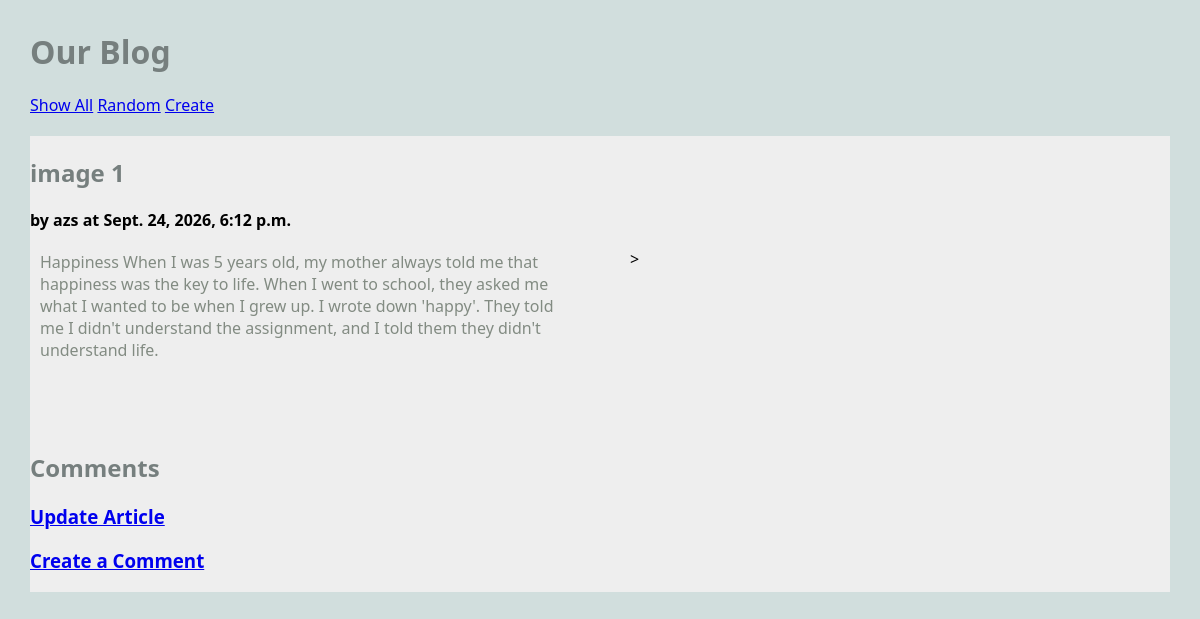
The app's page /blog/article/1, older data.
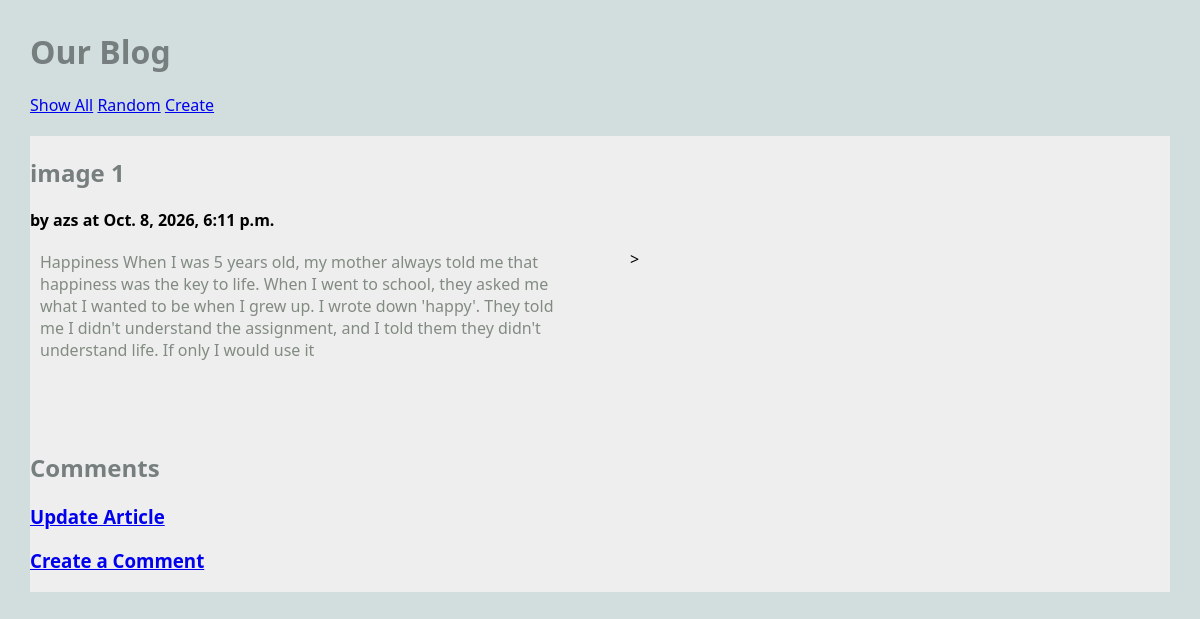
The same page, newer data.
### blog/models.py (models this page shows, shortened)
class Article(models.Model):
    title = models.TextField(blank=False)
    author = models.TextField(blank=False)
    text = models.TextField(blank=False)
    published = models.DateTimeField(auto_now=True)
    image_url = models.URLField(blank=True)
    def get_comments(self):
        comments = Comment.objects.filter(article=self)
        return comments

### blog/views.py (the view)
# urls.py: path('article/<int:pk>', ArticleView.as_view(), name='article'), #show one article
class ArticleView(DetailView):
    model = Article
    template_name = 'blog/article.html' #reusing same template!!
    context_object_name = 'article'

### blog/templates/blog/article.html (shortened to what this page needs)
{% extends 'blog/base.html' %}
{% block content %}
<main class="grid-container">
    <article class="featured">
        <div>
        <h2>{{article.title}}</h2>
        <strong>by {{article.author}} at {{article.published}}</strong>
        <p>
        {{article.text}}
        </p>
        </div>>
    </article>
    <div>
    <h2>Comments</h2>
    <h3><a href="{% url 'update_article' article.pk %}">Update Article</a></h3>
    <h3><a href="{% url 'create_comment' article.pk %}">Create a Comment</a></h3>
</div>
</main>
{% endblock %}

### blog/templates/blog/base.html (shortened to what this page needs)
{% load static %}
<html>
    <head>
        <link rel="stylesheet" href="{% static 'styles-blog.css' %}">
    </head>
    <body>
        <head>
            <h1>Our Blog</h1>
            <nav>
                <ul>
                    <li><a href="{% url 'show_all' %}">Show All</a></li>
                    <li><a href="{% url 'random' %}">Random</a></li>
                    <li><a href="{% url 'create_article' %}">Create</a></li>
                </ul>
            </nav>
        </head>
        {% block content %}
        {% endblock %}
    </body>
</html>

### blog/static/styles-blog.css (style rules this page uses)
body { margin: 30px; background: #d1dedd; font-family:'Segoe UI', Tahoma, Geneva, Verdana, sans-serif; }
ul, li { padding: 0px; list-style-type: none; }
h1, h2, h3 { color: #767f7e; }
p { color: #828b82; }
.grid-container { background: #eee; max-width: 900px; display: grid; grid-template-columns: repeat(3, 1fr); grid-gap: 10px; max-width: 1200px; margin: 20px auto; }
article.featured { grid-column: span 3; display: grid; gap: 60px; grid-template-columns: 1fr 1fr; align-items: center; border-bottom: 1px #bbc7c7; padding-bottom: 40px; }
article p, article h3 { margin: 20px 10px; }
nav li { display: inline; }

Row changes from the older to the newer data that the page shows:
changed Article "image 1": published "Sept. 24, 2026, 6:12 p.m." → "Oct. 8, 2026, 6:11 p.m."; text "…they didn't understand life." → "…they didn't understand life. If only I would use it"
